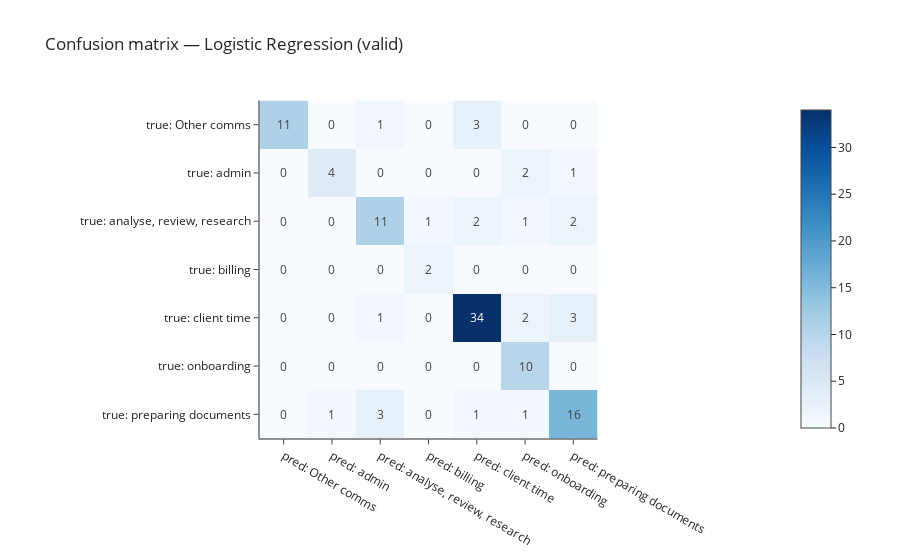

The code cell stored with this chart in its notebook:
### Markdown cell above
# confusion matrix + low_info diagnostics

### Code cell
import pandas as pd
import numpy as np
import plotly.express as px
from sklearn.metrics import confusion_matrix, f1_score, accuracy_score

# Confusion matrix
labels = list(pipe.classes_)
cm = confusion_matrix(y_va, yp, labels=labels)
cm_df = pd.DataFrame(cm, index=[f"true: {c}" for c in labels], columns=[f"pred: {c}" for c in labels])

fig = px.imshow(cm_df, text_auto=True, color_continuous_scale="Blues",
                title="Confusion matrix — Logistic Regression (valid)")
fig.update_layout(template="simple_white")
fig.show()

# Top confusions table
pairs = (pd.DataFrame({"true": y_va, "pred": yp})
           .value_counts().reset_index(name="rows")
           .sort_values("rows", ascending=False))
display(pairs.head(8))

# Segment metrics by low_info
va_meta = X_va.copy()
va_meta["true"] = y_va.values
va_meta["pred"] = yp

def seg_metrics(mask, name):
    y_t, y_p = va_meta.loc[mask, "true"], va_meta.loc[mask, "pred"]
    print(f"{name} — n={len(y_t)} | Acc={accuracy_score(y_t, y_p):.3f} | MacroF1={f1_score(y_t, y_p, average='macro'):.3f}")

seg_metrics(va_meta["low_info"]==1, "LOW-INFO (≤3 words)")
seg_metrics(va_meta["low_info"]==0, "NORMAL")

### Figure 1 — Plotly figure (JSON) as saved in the notebook; plotly's stock layout.template omitted (floating-point values rounded to 4 significant figures)
{"data": [{"coloraxis": "coloraxis", "hovertemplate": "x: %{x}<br>y: %{y}<br>color: %{z}<extra></extra>", "name": "0", "texttemplate": "%{z}", "type": "heatmap", "x": ["pred: Other comms", "pred: admin", "pred: analyse, review, research", "pred: billing", "pred: client time", "pred: onboarding", "pred: preparing documents"], "xaxis": "x", "y": ["true: Other comms", "true: admin", "true: analyse, review, research", "true: billing", "true: client time", "true: onboarding", "true: preparing documents"], "yaxis": "y", "z": [[11, 0, 1, 0, 3, 0, 0], [0, 4, 0, 0, 0, 2, 1], [0, 0, 11, 1, 2, 1, 2], [0, 0, 0, 2, 0, 0, 0], [0, 0, 1, 0, 34, 2, 3], [0, 0, 0, 0, 0, 10, 0], [0, 1, 3, 0, 1, 1, 16]]}], "layout": {"coloraxis": {"colorscale": [[0, "rgb(247,251,255)"], [0.125, "rgb(222,235,247)"], [0.25, "rgb(198,219,239)"], [0.375, "rgb(158,202,225)"], [0.5, "rgb(107,174,214)"], [0.625, "rgb(66,146,198)"], [0.75, "rgb(33,113,181)"], [0.875, "rgb(8,81,156)"], [1, "rgb(8,48,107)"]]}, "title": {"text": "Confusion matrix — Logistic Regression (valid)"}, "xaxis": {"anchor": "y", "constrain": "domain", "domain": [0, 1], "scaleanchor": "y"}, "yaxis": {"anchor": "x", "autorange": "reversed", "constrain": "domain", "domain": [0, 1]}}}
